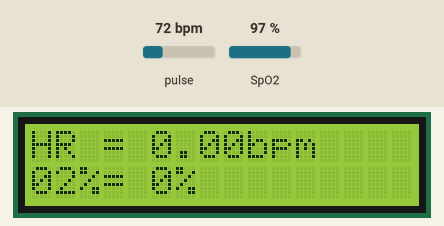
Bench run of a sketch on a simulated Arduino Uno, built with avr-gcc and run on an emulated ATmega328P. Parts: 16×2 character LCD. The inputs (shaded band) are chosen by the test bench; at power-on: pulse 72 bpm, SpO2 97 %.

Above: at 1.6 s.
1.7 s: pulse set to 42 bpm
At 4.9 s:
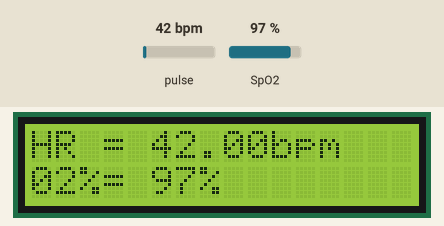
5.5 s: SpO2 set to 80 %
At 6.8 s:
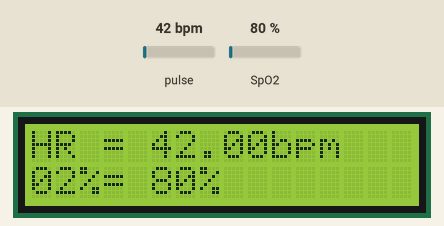
7.5 s: pulse set to 70 bpm
At 8.7 s:
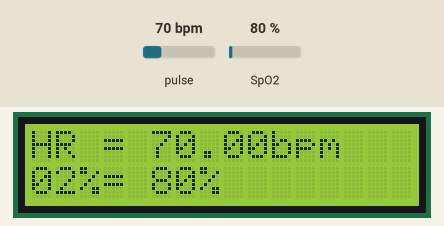
9.5 s: SpO2 set to 85 %
At 10.6 s:
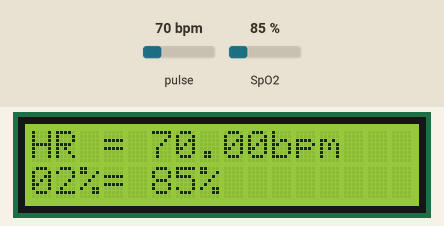
Timing chart, 0 to 12.5 s (numbered marks = the images above; inputs shaded):
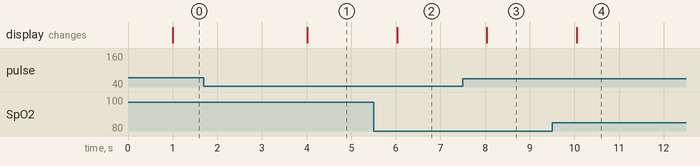

The sketch:

internetofthings_oximeterpulsemeter.ino
```cpp
#include <Wire.h>
#include "MAX30100_PulseOximeter.h"

#define REPORTING_PERIOD_MS     1000
PulseOximeter pox;
uint32_t tsLastReport = 0;

void onBeatDetected()
{
    Serial.println("Beat!");
}

#include <LiquidCrystal.h>
const int rs = 8, en = 9, d4 = 4, d5 = 5, d6 = 6, d7 = 7;
const int sensor=A1;
int tempc;
LiquidCrystal lcd(rs, en, d4, d5, d6, d7);

void setup() {
  //LCD's columns and rows:
  lcd.begin(16, 2);
  pinMode(sensor,INPUT);

  if (!pox.begin()) {
      //lcd.print("FAILED");
      for(;;);
  } else {
      //lcd.print("SUCCESS");
  }
    pox.setOnBeatDetectedCallback(onBeatDetected);
}

void loop()
{
  pox.update();

  if (millis() - tsLastReport > REPORTING_PERIOD_MS) {
    lcd.setCursor(0,0);
    lcd.print("HR =");
    lcd.print(" ");
    lcd.print(pox.getHeartRate());
    lcd.print("bpm    ");
    lcd.setCursor(0,1);
    lcd.print("02%=");
    lcd.print(" ");
    lcd.print(pox.getSpO2());
    lcd.print("%  ");
    tsLastReport = millis();
  }
}
```

MAX30100_BeatDetector.cpp
```cpp
// (licence header left out)
#include <Arduino.h>

#include "MAX30100_BeatDetector.h"

#ifndef min
#define min(a,b) \
   ({ __typeof__ (a) _a = (a); \
       __typeof__ (b) _b = (b); \
     _a < _b ? _a : _b; })
#endif

BeatDetector::BeatDetector() :
    state(BEATDETECTOR_STATE_INIT),
    threshold(BEATDETECTOR_MIN_THRESHOLD),
    beatPeriod(0),
    lastMaxValue(0),
    tsLastBeat(0)
{
}

bool BeatDetector::addSample(float sample)
{
    return checkForBeat(sample);
}

float BeatDetector::getRate()
{
    if (beatPeriod != 0) {
        return 1 / beatPeriod * 1000 * 60;
    } else {
        return 0;
    }
}

float BeatDetector::getCurrentThreshold()
{
    return threshold;
}

bool BeatDetector::checkForBeat(float sample)
{
    bool beatDetected = false;

    switch (state) {
        case BEATDETECTOR_STATE_INIT:
            if (millis() > BEATDETECTOR_INIT_HOLDOFF) {
                state = BEATDETECTOR_STATE_WAITING;
            }
            break;

        case BEATDETECTOR_STATE_WAITING:
            if (sample > threshold) {
                threshold = min(sample, BEATDETECTOR_MAX_THRESHOLD);
                state = BEATDETECTOR_STATE_FOLLOWING_SLOPE;
            }

            // Tracking lost, resetting
            if (millis() - tsLastBeat > BEATDETECTOR_INVALID_READOUT_DELAY) {
                beatPeriod = 0;
                lastMaxValue = 0;
            }

            decreaseThreshold();
            break;

        case BEATDETECTOR_STATE_FOLLOWING_SLOPE:
            if (sample < threshold) {
                state = BEATDETECTOR_STATE_MAYBE_DETECTED;
            } else {
                threshold = min(sample, BEATDETECTOR_MAX_THRESHOLD);
            }
            break;

        case BEATDETECTOR_STATE_MAYBE_DETECTED:
            if (sample + BEATDETECTOR_STEP_RESILIENCY < threshold) {
                // Found a beat
                beatDetected = true;
                lastMaxValue = sample;
                state = BEATDETECTOR_STATE_MASKING;
                float delta = millis() - tsLastBeat;
                if (delta) {
                    beatPeriod = BEATDETECTOR_BPFILTER_ALPHA * delta +
                            (1 - BEATDETECTOR_BPFILTER_ALPHA) * beatPeriod;
                }

                tsLastBeat = millis();
            } else {
                state = BEATDETECTOR_STATE_FOLLOWING_SLOPE;
            }
            break;

        case BEATDETECTOR_STATE_MASKING:
            if (millis() - tsLastBeat > BEATDETECTOR_MASKING_HOLDOFF) {
                state = BEATDETECTOR_STATE_WAITING;
            }
            decreaseThreshold();
            break;
    }

    return beatDetected;
}

void BeatDetector::decreaseThreshold()
{
    // When a valid beat rate readout is present, target the
    if (lastMaxValue > 0 && beatPeriod > 0) {
        threshold -= lastMaxValue * (1 - BEATDETECTOR_THRESHOLD_FALLOFF_TARGET) /
                (beatPeriod / BEATDETECTOR_SAMPLES_PERIOD);
    } else {
        // Asymptotic decay
        threshold *= BEATDETECTOR_THRESHOLD_DECAY_FACTOR;
    }

    if (threshold < BEATDETECTOR_MIN_THRESHOLD) {
        threshold = BEATDETECTOR_MIN_THRESHOLD;
    }
}
```

MAX30100_BeatDetector.h
```cpp
// (licence header left out)
#ifndef MAX30100_BEATDETECTOR_H
#define MAX30100_BEATDETECTOR_H

#include <stdint.h>

#define BEATDETECTOR_INIT_HOLDOFF                2000    // in ms, how long to wait before counting
#define BEATDETECTOR_MASKING_HOLDOFF             200     // in ms, non-retriggerable window after beat detection
#define BEATDETECTOR_BPFILTER_ALPHA              0.6     // EMA factor for the beat period value
#define BEATDETECTOR_MIN_THRESHOLD               20      // minimum threshold (filtered) value
#define BEATDETECTOR_MAX_THRESHOLD               800     // maximum threshold (filtered) value
#define BEATDETECTOR_STEP_RESILIENCY             30      // maximum negative jump that triggers the beat edge
#define BEATDETECTOR_THRESHOLD_FALLOFF_TARGET    0.3     // thr chasing factor of the max value when beat
#define BEATDETECTOR_THRESHOLD_DECAY_FACTOR      0.99    // thr chasing factor when no beat
#define BEATDETECTOR_INVALID_READOUT_DELAY       2000    // in ms, no-beat time to cause a reset
#define BEATDETECTOR_SAMPLES_PERIOD              10      // in ms, 1/Fs


typedef enum BeatDetectorState {
    BEATDETECTOR_STATE_INIT,
    BEATDETECTOR_STATE_WAITING,
    BEATDETECTOR_STATE_FOLLOWING_SLOPE,
    BEATDETECTOR_STATE_MAYBE_DETECTED,
    BEATDETECTOR_STATE_MASKING
} BeatDetectorState;


class BeatDetector
{
public:
    BeatDetector();
    bool addSample(float sample);
    float getRate();
    float getCurrentThreshold();

private:
    bool checkForBeat(float value);
    void decreaseThreshold();

    BeatDetectorState state;
    float threshold;
    float beatPeriod;
    float lastMaxValue;
    uint32_t tsLastBeat;
};

#endif
```

MAX30100_SpO2Calculator.cpp
```cpp
// (licence header left out)
#include <math.h>

#include "MAX30100_SpO2Calculator.h"

// SaO2 Look-up Table
// http://www.ti.com/lit/an/slaa274b/slaa274b.pdf
const uint8_t SpO2Calculator::spO2LUT[43] = {100,100,100,100,99,99,99,99,99,99,98,98,98,98,
                                             98,97,97,97,97,97,97,96,96,96,96,96,96,95,95,
                                             95,95,95,95,94,94,94,94,94,93,93,93,93,93};

SpO2Calculator::SpO2Calculator() :
    irACValueSqSum(0),
    redACValueSqSum(0),
    beatsDetectedNum(0),
    samplesRecorded(0),
    spO2(0)
{
}

void SpO2Calculator::update(float irACValue, float redACValue, bool beatDetected)
{
    irACValueSqSum += irACValue * irACValue;
    redACValueSqSum += redACValue * redACValue;
    ++samplesRecorded;

    if (beatDetected) {
        ++beatsDetectedNum;
        if (beatsDetectedNum == CALCULATE_EVERY_N_BEATS) {
            float acSqRatio = 100.0 * log(redACValueSqSum/samplesRecorded) / log(irACValueSqSum/samplesRecorded);
            uint8_t index = 0;

            if (acSqRatio > 66) {
                index = (uint8_t)acSqRatio - 66;
            } else if (acSqRatio > 50) {
                index = (uint8_t)acSqRatio - 50;
            }
            reset();

            spO2 = spO2LUT[index];
        }
    }
}

void SpO2Calculator::reset()
{
    samplesRecorded = 0;
    redACValueSqSum = 0;
    irACValueSqSum = 0;
    beatsDetectedNum = 0;
    spO2 = 0;
}

uint8_t SpO2Calculator::getSpO2()
{
    return spO2;
}
```

MAX30100_SpO2Calculator.h
```cpp
// (licence header left out)
#ifndef MAX30100_SPO2CALCULATOR_H
#define MAX30100_SPO2CALCULATOR_H

#include <stdint.h>

#define CALCULATE_EVERY_N_BEATS         3

class SpO2Calculator {
public:
    SpO2Calculator();

    void update(float irACValue, float redACValue, bool beatDetected);
    void reset();
    uint8_t getSpO2();

private:
    static const uint8_t spO2LUT[43];

    float irACValueSqSum;
    float redACValueSqSum;
    uint8_t beatsDetectedNum;
    uint32_t samplesRecorded;
    uint8_t spO2;
};

#endif
```

Measured:
- after the input at 1.7 s, the display: changes after 2.3 s (image 1)
- after the input at 5.5 s, the display: changes after 0.53 s (image 2)
- after the input at 7.5 s, the display: changes after 0.54 s (image 3)
- after the input at 9.5 s, the display: changes after 0.55 s (image 4)
